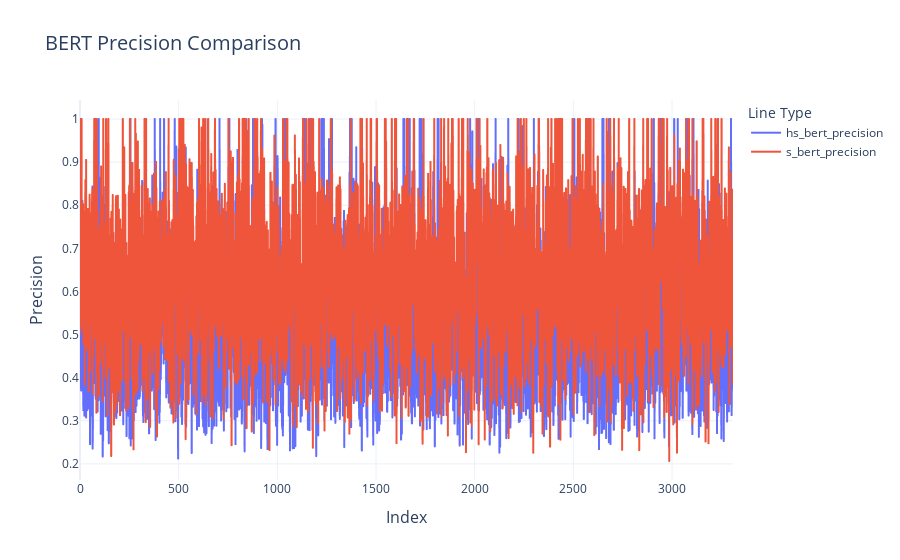

The notebook cell this image was saved under:
### Code cell
# niezbyt ladny wykres :(
metrics_df["index"] = metrics_df.index  # Convert the index to a column
metrics_long = metrics_df.melt(
    id_vars="index", 
    value_vars=["hs_bert_precision", "s_bert_precision"], 
    var_name="Line Type", 
    value_name="Precision"
)
fig = px.line(
    metrics_long, 
    x="index", 
    y="Precision", 
    color="Line Type", 
    title="BERT Precision Comparison", 
    labels={"index": "Index", "Precision": "Precision"}
)

fig.update_layout(
    title_font_size=20,
    xaxis_title_font_size=16,
    yaxis_title_font_size=16,
    xaxis=dict(showgrid=True),
    yaxis=dict(showgrid=True),
    template="plotly_white"
)

fig.show()

### Figure 1 — Plotly figure (JSON) as saved in the notebook; plotly's stock layout.template omitted (floating-point values rounded to 4 significant figures; data arrays with more than 128 entries replaced by an {"elided": "..."} marker saying what was removed)
{"data": [{"hovertemplate": "Line Type=hs_bert_precision<br>Index=%{x}<br>Precision=%{y}<extra></extra>", "legendgroup": "hs_bert_precision", "line": {"color": "#636efa", "dash": "solid"}, "marker": {"symbol": "circle"}, "mode": "lines", "name": "hs_bert_precision", "showlegend": true, "type": "scattergl", "x": {"elided": "3309 int values"}, "xaxis": "x", "y": {"elided": "3309 float values"}, "yaxis": "y"}, {"hovertemplate": "Line Type=s_bert_precision<br>Index=%{x}<br>Precision=%{y}<extra></extra>", "legendgroup": "s_bert_precision", "line": {"color": "#EF553B", "dash": "solid"}, "marker": {"symbol": "circle"}, "mode": "lines", "name": "s_bert_precision", "showlegend": true, "type": "scattergl", "x": {"elided": "3309 int values"}, "xaxis": "x", "y": {"elided": "3309 float values"}, "yaxis": "y"}], "layout": {"legend": {"title": {"text": "Line Type"}, "tracegroupgap": 0}, "title": {"font": {"size": 20}, "text": "BERT Precision Comparison"}, "xaxis": {"anchor": "y", "domain": [0, 1], "showgrid": true, "title": {"font": {"size": 16}, "text": "Index"}}, "yaxis": {"anchor": "x", "domain": [0, 1], "showgrid": true, "title": {"font": {"size": 16}, "text": "Precision"}}}}
